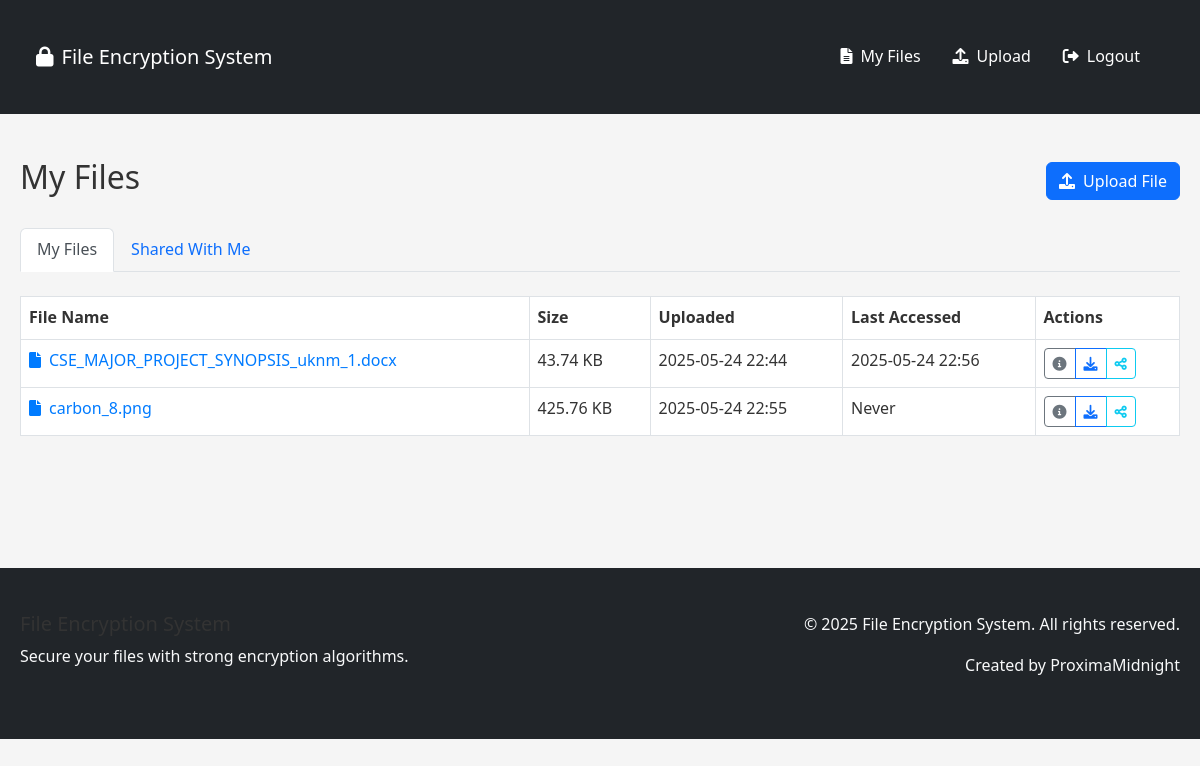
The page /files (signed in) on the database its author committed.
### models.py (models this page shows, shortened)
class EncryptedFile(db.Model):
    id = db.Column(db.Integer, primary_key=True)
    original_filename = db.Column(db.String(255), nullable=False)
    encrypted_filename = db.Column(db.String(255), nullable=False, unique=True)
    file_size = db.Column(db.Integer, nullable=False)  # Size in bytes
    content_type = db.Column(db.String(100))
    uploaded_at = db.Column(db.DateTime, default=datetime.datetime.utcnow)
    last_accessed = db.Column(db.DateTime)
    encryption_algorithm = db.Column(db.String(50), default="AES-256-GCM")
    salt = db.Column(db.String(64), nullable=False)  # Salt used for key derivation
    iv = db.Column(db.String(64), nullable=False)    # Initialization vector
    tag = db.Column(db.String(64))                   # Authentication tag for AEAD ciphers
    user_id = db.Column(db.Integer, db.ForeignKey('user.id'), nullable=False)
    shared_with = db.relationship('FileAccess', backref='file', lazy='dynamic')

### routes.py (the view)
@app.route('/files')
@login_required
def files():
    owned_files = EncryptedFile.query.filter_by(user_id=current_user.id).all()
    shared_access = FileAccess.query.filter_by(user_id=current_user.id).all()
    shared_file_ids = [access.file_id for access in shared_access]
    shared_files = EncryptedFile.query.filter(EncryptedFile.id.in_(shared_file_ids)).all()
    return render_template('files.html', title='My Files',
                           owned_files=owned_files, shared_files=shared_files)

### routes.py (called while the page is built)
@app.context_processor
def inject_now():
    return {'now': datetime.now()}

### templates/files.html (shortened to what this page needs)
{% extends "layout.html" %}
{% block content %}
<div class="row">
    <div class="col-12">
        <div class="d-flex justify-content-between align-items-center mb-4">
            <h2>My Files</h2>
            <a href="{{ url_for('upload_file') }}" class="btn btn-primary">
                <i class="fas fa-upload me-2"></i>Upload File
            </a>
        </div>
        <ul class="nav nav-tabs mb-4" id="myTab" role="tablist">
            <li class="nav-item" role="presentation">
                <button class="nav-link active" id="owned-tab" data-bs-toggle="tab" data-bs-target="#owned"
                        type="button" role="tab" aria-controls="owned" aria-selected="true">
                    My Files
                </button>
            </li>
            <li class="nav-item" role="presentation">
                <button class="nav-link" id="shared-tab" data-bs-toggle="tab" data-bs-target="#shared"
                        type="button" role="tab" aria-controls="shared" aria-selected="false">
                    Shared With Me
                </button>
            </li>
        </ul>
        <div class="tab-content" id="myTabContent">
            <div class="tab-pane fade show active" id="owned" role="tabpanel" aria-labelledby="owned-tab">
                {% if owned_files %}
                <div class="table-responsive">
                    <table class="table table-hover">
                        <thead>
                            <tr>
                                <th>File Name</th>
                                <th>Size</th>
                                <th>Uploaded</th>
                                <th>Last Accessed</th>
                                <th>Actions</th>
                            </tr>
                        </thead>
                        <tbody>
                            {% for file in owned_files %}
                            <tr>
                                <td>
                                    <a href="{{ url_for('file_details', file_id=file.id) }}" class="text-decoration-none">
                                        <i class="fas fa-file me-2"></i>{{ file.original_filename }}
                                    </a>
                                </td>
                                <td>{{ (file.file_size / 1024)|round(2) }} KB</td>
                                <td>{{ file.uploaded_at.strftime('%Y-%m-%d %H:%M') }}</td>
                                <td>
                                    {% if file.last_accessed %}
                                        {{ file.last_accessed.strftime('%Y-%m-%d %H:%M') }}
                                    {% else %}
                                        Never
                                    {% endif %}
                                </td>
                                <td>
                                    <div class="btn-group">
                                        <a href="{{ url_for('file_details', file_id=file.id) }}" class="btn btn-sm btn-outline-secondary">
                                            <i class="fas fa-info-circle"></i>
                                        </a>
                                        <a href="{{ url_for('decrypt_file', file_id=file.id) }}" class="btn btn-sm btn-outline-primary">
                                            <i class="fas fa-download"></i>
                                        </a>
                                        <a href="{{ url_for('share_file', file_id=file.id) }}" class="btn btn-sm btn-outline-info">
                                            <i class="fas fa-share-alt"></i>
                                        </a>
                                    </div>
                                </td>
                            </tr>
                            {% endfor %}
                        </tbody>
                    </table>
                </div>
                {% else %}
                <div class="alert alert-info">
                    <i class="fas fa-info-circle me-2"></i>You haven't uploaded any files yet.
                    <a href="{{ url_for('upload_file') }}" class="alert-link">Upload your first file</a>.
                </div>
                {% endif %}
            </div>
        </div>
    </div>
</div>
{% endblock %}

### templates/layout.html (shortened to what this page needs)
<!DOCTYPE html>
<html lang="en">
<head>
    <link href="https://cdn.jsdelivr.net/npm/bootstrap@5.2.3/dist/css/bootstrap.min.css" rel="stylesheet">
    <link rel="stylesheet" href="https://cdnjs.cloudflare.com/ajax/libs/font-awesome/6.0.0/css/all.min.css">
    <link rel="stylesheet" href="{{ url_for('static', filename='css/style.css') }}">
</head>
<body>
    <nav class="navbar navbar-expand-lg navbar-dark bg-dark mb-4">
        <div class="container">
            <a class="navbar-brand" href="{{ url_for('index') }}">
                <i class="fas fa-lock me-2"></i>File Encryption System
            </a>
            <div class="collapse navbar-collapse" id="navbarNav">
                <ul class="navbar-nav ms-auto">
                    {% if current_user.is_authenticated %}
                    <li class="nav-item">
                        <a class="nav-link" href="{{ url_for('files') }}">
                            <i class="fas fa-file-alt me-2"></i>My Files
                        </a>
                    </li>
                    <li class="nav-item">
                        <a class="nav-link" href="{{ url_for('upload_file') }}">
                            <i class="fas fa-upload me-2"></i>Upload
                        </a>
                    </li>
                    <li class="nav-item">
                        <a class="nav-link" href="{{ url_for('logout') }}">
                            <i class="fas fa-sign-out-alt me-2"></i>Logout
                        </a>
                    </li>
                    {% endif %}
                </ul>
            </div>
        </div>
    </nav>
    <div class="container mb-5">
        {% block content %}{% endblock %}
    </div>
    <footer class="bg-dark text-light py-4 mt-5">
        <div class="container">
            <div class="row">
                <div class="col-md-6">
                    <h5>File Encryption System</h5>
                    <p>Secure your files with strong encryption algorithms.</p>
                </div>
                <div class="col-md-6 text-md-end">
                    <p>&copy; {{ now.year }} File Encryption System. All rights reserved.</p>
                    <p>Created by <a href="https://www.linkedin.com/in/shadowstorme/" class="text-light"
                            target="_blank">ProximaMidnight</a></p>
                </div>
            </div>
        </div>
    </footer>
</body>
</html>

### static/css/style.css (style rules this page uses)
body { min-height: 100vh; display: flex; flex-direction: column; font-family: 'Segoe UI', Tahoma, Geneva, Verdana, sans-serif; line-height: 1.6; margin: 0; padding: 0; background-color: #f5f5f5; }
footer { margin-top: auto; }
.btn { transition: all 0.3s ease; }
.container { max-width: 1200px; margin: 0 auto; padding: 20px; }
.navbar { background-color: #333; padding: 1rem; color: white; }
.navbar a { color: white; text-decoration: none; margin-right: 1rem; }
a { color: #007bff; text-decoration: none; }
h1, h2, h3, h4, h5, h6 { color: #333; }
table { width: 100%; border-collapse: collapse; margin-bottom: 1rem; background-color: white; }
th, td { padding: 0.75rem; border: 1px solid #dee2e6; color: #333; }
th { background-color: #f8f9fa; font-weight: 600; }

### rows shown on the page
EncryptedFile: original_filename "CSE_MAJOR_PROJECT_SYNOPSIS_uknm_1.docx", (file.file_size/1024)|round(2) "43.74", uploaded_at "2025-05-24 22:44", last_accessed "2025-05-24 22:56"
EncryptedFile: original_filename "carbon_8.png", (file.file_size/1024)|round(2) "425.76", uploaded_at "2025-05-24 22:55", shows "Never"
